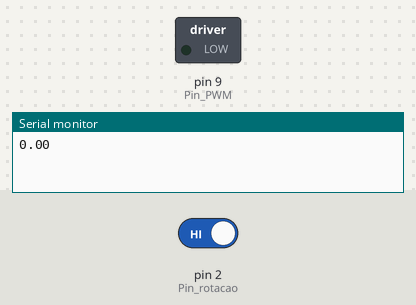
A sketch run on a simulated Arduino Uno, built with avr-gcc and run on an emulated ATmega328P. On the bench: switched loads named in the sketch (green lamp = pin HIGH), the last lines printed to the serial monitor. The inputs (shaded band) are chosen by the test bench; at power-on: pin 2 (Pin_rotacao) HIGH.

Above: at 0.1 s.
At 1.2 s:
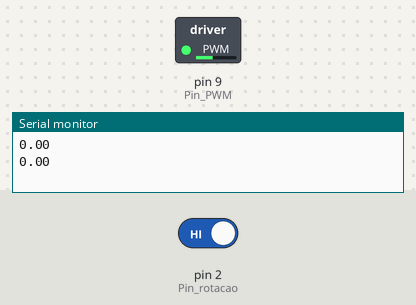
1.3 s: pin 2 (Pin_rotacao) driven LOW
At 6.8 s:
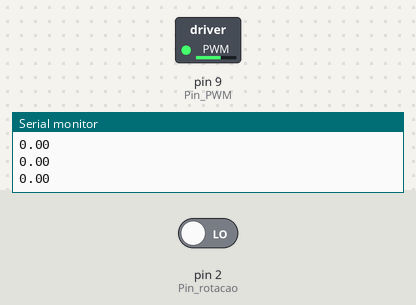
Timing chart, 0 to 10.3 s (numbered marks = the images above; inputs shaded):
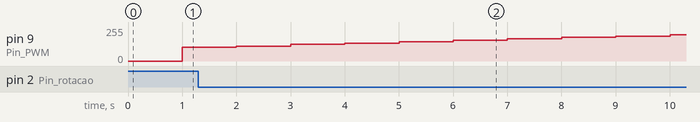

The sketch:

PID_arduino.ino
```cpp
// UNIVASF - UNIVERSIDADE FEDERAL DO VALE DE SÃO FRANCISCO
// CAMPUS JUAZEIRO
// DISCIPLINA: SISTEMAS DE CONTROLE II
// UTILIZANDO PID PARA CONTROLAR ROTAÇÕES DO MOTOR
// NECESSÁRIO FAZER O DOWNLOAD DA LIB PID_v1.h EM: https://github.com/br3ttb/Arduino-PID-Library

#include <PID_v1.h>

const int Pin_rotacao = 2;
const int Pin_PWM = 9;

double Setpoint = 950;
double Input, Output;
double Kp =  0.1, Ki = 0.01, Kd = 0.001;
PID myPID(&Input, &Output, &Setpoint, Kp, Ki, Kd, DIRECT);

volatile byte pulsos;
unsigned int pulsos_por_volta = 2;
unsigned long timeold;

void contador(){
  pulsos++;
}

void setup() {
  Serial.begin(9600);
  pinMode(Pin_PWM, OUTPUT);
  pinMode(Pin_rotacao, INPUT);
  attachInterrupt(digitalPinToInterrupt(Pin_rotacao), contador, FALLING);
  pulsos = 0;
  timeold = millis();


  myPID.SetMode(AUTOMATIC);
  myPID.SetSampleTime(1000);
}

void loop() {
  if (Setpoint < 1000) {
    Setpoint += 5;
  }

  if (millis() - timeold >= 1000) {
    detachInterrupt(digitalPinToInterrupt(Pin_rotacao));

    // Cálculo da RPM
    Input = (60 * 1000 / pulsos_por_volta) / (millis() - timeold) * pulsos;
    pulsos = 0;

    myPID.Compute();


    Output = constrain(Output, 0, 255);


    analogWrite(Pin_PWM, Output);


    timeold = millis();
    attachInterrupt(digitalPinToInterrupt(Pin_rotacao), contador, FALLING);
  }

  print_serial(Input);
  delay(1000);
}

void print_serial(double valor){
  Serial.println(valor);
}
```
